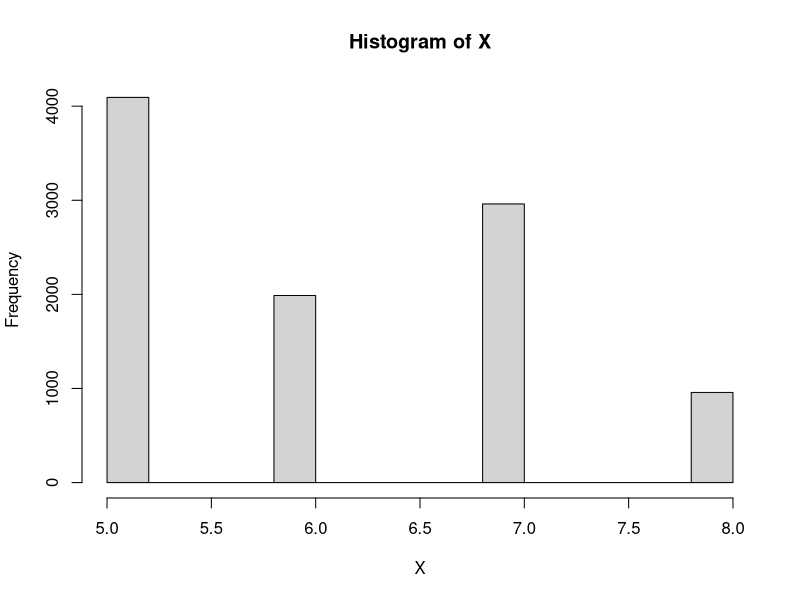
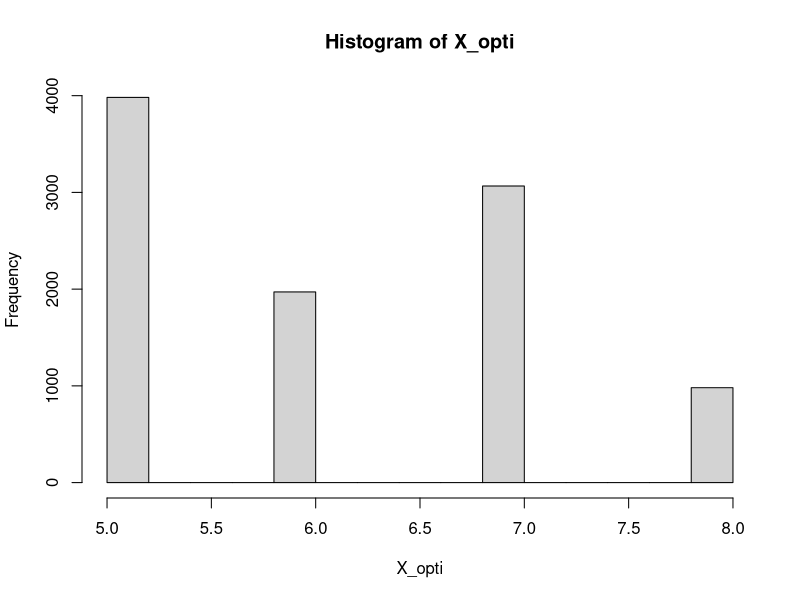

Generate these figures, in order, with R:
## ---- chunk 1
knitr::opts_chunk$set(warning = FALSE, message = FALSE) 
## ---- chunk 2
n <- 10000
U <- runif(n)

f <- function(u){
  if (u <= 0.4){
    return(5)
  }
  if (u <= 0.6){
    return(6)
  }
  if (u <= 0.9){
    return(7)
  }
  return(8)
}

f_vectorise <- Vectorize(f)

X <- f_vectorise(U)

X_opti <- sample(5:8, n, replace = TRUE, prob = c(0.4,0.2,0.3,0.1))
## ---- chunk 3
hist(X)
hist(X_opti)
